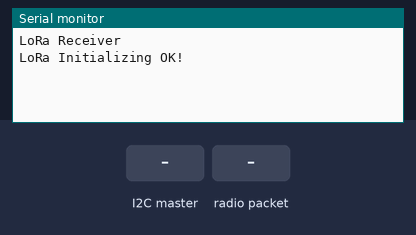
The sketch below on a simulated Arduino Uno, built with avr-gcc and run on an emulated ATmega328P. Parts: the last lines printed to the serial monitor. The test bench sets the inputs (shaded band). No radio packets arrive unless stated.

Above: at 1.2 s.
1.3 s: the I2C master sends the byte 1
At 2.3 s:
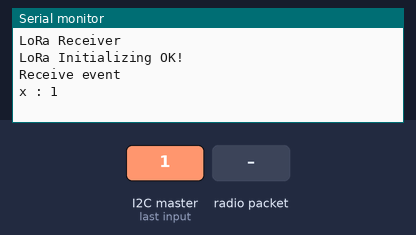
2.8 s: radio packet "1" arrives
At 4.0 s:
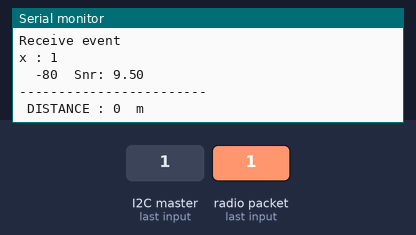

Measured:
- after the input at 1.3 s, the serial monitor: prints a new line at once (image 1)
- after the input at 2.8 s, the serial monitor: prints a new line at once (image 2)

The sketch:

lora_receivev2_avg_node3.ino
```cpp
#include <LoRa.h>
#include <SPI.h>
#include <Wire.h>

// Define Slave I2C Address
#define SLAVE_ADDR 6
// Define Slave answer size
#define ANSWERSIZE 1

#define ss 5
#define rst 4
#define dio0 2

const int sample_index = 5;
int sampleRSSI[sample_index] ={};
int pre_freq = 0;
int last_freq = 0;
int winner_value;
int distance = 0;
int slide_value = 0;
long timer = 0;

void setup()
{
  Wire.begin(SLAVE_ADDR);
  Serial.begin(115200);
  while (!Serial);
  Serial.println("LoRa Receiver");

  LoRa.setPins(ss, rst, dio0);    //setup LoRa transceiver module

  while (!LoRa.begin(435E6))     //433E6 - Asia, 866E6 - Europe, 915E6 - North America
  {
    Serial.println(".");
    delay(500);
  }
  LoRa.setSyncWord(0xA5);
  Serial.println("LoRa Initializing OK!");
  //Function to run when data requested from master
  Wire.onRequest(requestEvent);
  //Function to run when data received from master
  Wire.onReceive(receiveEvent);
}

void loop()
{
  timer = millis();
  // int sampleRSSI[sample_index] ={};
  // int pre_freq = 0;
  //int winner_value = 0;
  // int packet_count=0;

  // // get rssi sample
  // while(packet_count < sample_index){
  //   // Get RSSI of the connected network
  //   int packetSize = LoRa.parsePacket();    // try to parse packet
  //   if (packetSize ) // filter Snr && LoRa.packetSnr() <= 9.00
  //   {
  //     sampleRSSI[packet_count] = LoRa.packetRssi();
  //     Serial.print("  ");
  //     Serial.print(sampleRSSI[packet_count]);
  //     Serial.println(" Snr: " + String(LoRa.packetSnr()));
  //     winner_value += sampleRSSI[packet_count];
  //     packet_count += 1;
  //   }
  // }
  int packetSize = LoRa.parsePacket();    // try to parse packet
  if (packetSize ) // filter Snr && LoRa.packetSnr() <= 9.00
  {
    winner_value = LoRa.packetRssi();
    Serial.print("  ");
    Serial.print(winner_value);
    Serial.println("  Snr: " + String(LoRa.packetSnr()));
    winner_value = abs(winner_value);
    // Serial.print(" WINNER : ");
    // Serial.println(winner_value);
    Serial.println("------------------------");

    // calculate to find population.
    // for(int i = 0; i < sample_index; i++){
    //   int last_freq = 0;
    //   for(int j = i; j < sample_index; j++){
    //     if(sampleRSSI[i] == sampleRSSI[j])last_freq +=1;
    //   }
    //   if(last_freq > pre_freq) winner_value = sampleRSSI[i];
    //   pre_freq = last_freq;
    // }

    if (winner_value <= 101 + slide_value)
      distance = 0;
    else if (winner_value >= 102+slide_value && winner_value <= 104+slide_value)
        distance = 1;
    else if (winner_value >= 105+slide_value && winner_value <= 107+slide_value)
        distance = 2;
    else if (winner_value >= 108+slide_value  && winner_value <= 109+slide_value)
        distance = 3;
    else if (winner_value >= 110+slide_value && winner_value <= 111+slide_value)
        distance = 4;
    else if (winner_value >= 112+slide_value)
        distance = 5;
    // else if (winner_value >= 106 +slide_value)
    //     distance = 6;

    Serial.print(" DISTANCE : ");
    Serial.print(distance);
    Serial.println("  m ");
    timer = millis() - timer;
    //Serial.println("----------------->> Timer : "+String(timer));
  }
}
void receiveEvent(int) {

  // Read while data received
  byte x;
  while (0 < Wire.available()) {
    x = Wire.read();
  }
  // Print to Serial Monitor
  Serial.println("Receive event");
  Serial.println("x : "+String(x));

}

void requestEvent() {

  // Setup byte variable in the correct size
  byte response[ANSWERSIZE];
  String answer = String(distance);
  // Format answer as array
  for (byte i=0;i<ANSWERSIZE;i++) {
     response[i] = (byte)answer.charAt(i);
  }

  // Send response back to Master
  Wire.write(response,sizeof(response));
  Serial.println("Request event");
}
```
